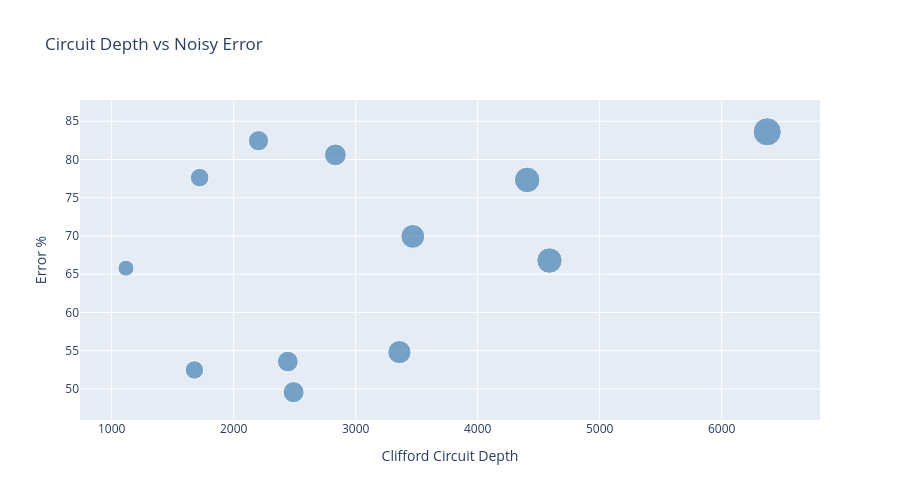

Notebook code cell kept with this figure:
### Markdown cell above
## 5. Circuit Complexity Analysis

### Code cell
# 5.1 Scatter plot: Depth vs Noisy Error
fig8 = px.scatter(agg_data, x='depth_clifford', y='error_noisy',
                  size='active_qubits_clifford', hover_data=['param_combo', 'num_experiments'],
                  title='Circuit Depth vs Noisy Error',
                  labels={'depth_clifford': 'Clifford Circuit Depth', 'error_noisy': 'Error %'},
                  height=500,
                  color_discrete_sequence=['steelblue'])
fig8.show()

# 5.2 Scatter plot: Depth vs Mitigated Error
fig9 = px.scatter(agg_data, x='depth_clifford', y='error_mitigated',
                  size='active_qubits_clifford', hover_data=['param_combo'],
                  title='Circuit Depth vs Mitigated Error',
                  labels={'depth_clifford': 'Clifford Circuit Depth', 'error_mitigated': 'Error %'},
                  height=500,
                  color_discrete_sequence=['forestgreen'])
fig9.show()

# 5.3 Scatter plot: Active Qubits vs Depth (colored by error)
fig10 = px.scatter(agg_data, x='active_qubits_clifford', y='depth_clifford',
                   size='error_noisy', color='error_noisy',
                   hover_data=['param_combo', 'error_mitigated'],
                   title='Active Qubits vs Circuit Depth (sized by Noisy Error)',
                   labels={'active_qubits_clifford': 'Active Qubits', 
                           'depth_clifford': 'Clifford Depth',
                           'error_noisy': 'Noisy Error %'},
                   height=500,
                   color_continuous_scale='Reds')
fig10.show()

# 5.4 Depth trends across parameters
fig11 = make_subplots(rows=1, cols=2, subplot_titles=("Depth vs Num Products", 
                                                       "Active Qubits vs Num Products"))
agg_sorted = agg_data.sort_values(['num_machines', 'num_products'])
for machine in sorted(agg_data['num_machines'].unique()):
    subset = agg_sorted[agg_sorted['num_machines'] == machine]
    fig11.add_trace(go.Scatter(x=subset['num_products'], y=subset['depth_clifford'],
                               name=f'M{int(machine)}', mode='lines+markers'),
                    row=1, col=1)
    fig11.add_trace(go.Scatter(x=subset['num_products'], y=subset['active_qubits_clifford'],
                               name=f'M{int(machine)}', mode='lines+markers', showlegend=False),
                    row=1, col=2)

fig11.update_xaxes(title_text="Num Products", row=1, col=1)
fig11.update_xaxes(title_text="Num Products", row=1, col=2)
fig11.update_yaxes(title_text="Depth", row=1, col=1)
fig11.update_yaxes(title_text="Active Qubits", row=1, col=2)
fig11.update_layout(height=500, title_text="Circuit Metrics Trends")
fig11.show()

# 5.5 Transpilation impact: Virtual vs Transpiled Depth
fig12 = go.Figure()
fig12.add_trace(go.Scatter(x=agg_data['param_combo'], y=agg_data['depth_clifford'],
                           name='Clifford Depth', mode='lines+markers'))
fig12.add_trace(go.Scatter(x=agg_data['param_combo'], y=agg_data['depth_transpiled'],
                           name='Transpiled Depth', mode='lines+markers'))
fig12.update_layout(title='Circuit Depth: Clifford vs Transpiled',
                    xaxis_title='Parameter Combination',
                    yaxis_title='Depth',
                    height=500)
fig12.show()

### Figure 1 — Plotly figure (JSON) as saved in the notebook; plotly's stock layout.template omitted (floating-point values rounded to 4 significant figures)
{"data": [{"customdata": [["M2_P6", 13], ["M2_P8", 13], ["M2_P10", 12], ["M2_P12", 12], ["M3_P6", 12], ["M3_P8", 12], ["M3_P10", 14], ["M3_P12", 12], ["M4_P6", 15], ["M4_P8", 15], ["M4_P10", 15], ["M4_P12", 10]], "hovertemplate": "Clifford Circuit Depth=%{x}<br>Error %=%{y}<br>active_qubits_clifford=%{marker.size}<br>param_combo=%{customdata[0]}<br>num_experiments=%{customdata[1]}<extra></extra>", "legendgroup": "", "marker": {"color": "steelblue", "size": [24.0, 32.31, 38.42, 44.58, 31.92, 40.33, 53.21, 61.25, 41.6, 50.4, 60.6, 74.4], "sizemode": "area", "sizeref": 0.186, "symbol": "circle"}, "mode": "markers", "name": "", "orientation": "v", "showlegend": false, "type": "scatter", "x": [1117.0, 1721.0, 2204.0, 2834.0, 1678.0, 2444.0, 3468.0, 4406.0, 2491.0, 3359.0, 4588.0, 6373.0], "xaxis": "x", "y": [65.79, 77.63, 82.45, 80.6, 52.49, 53.58, 69.94, 77.33, 49.58, 54.81, 66.79, 83.62], "yaxis": "y"}], "layout": {"height": 500, "legend": {"itemsizing": "constant", "tracegroupgap": 0}, "title": {"text": "Circuit Depth vs Noisy Error"}, "xaxis": {"anchor": "y", "domain": [0, 1], "title": {"text": "Clifford Circuit Depth"}}, "yaxis": {"anchor": "x", "domain": [0, 1], "title": {"text": "Error %"}}}}
